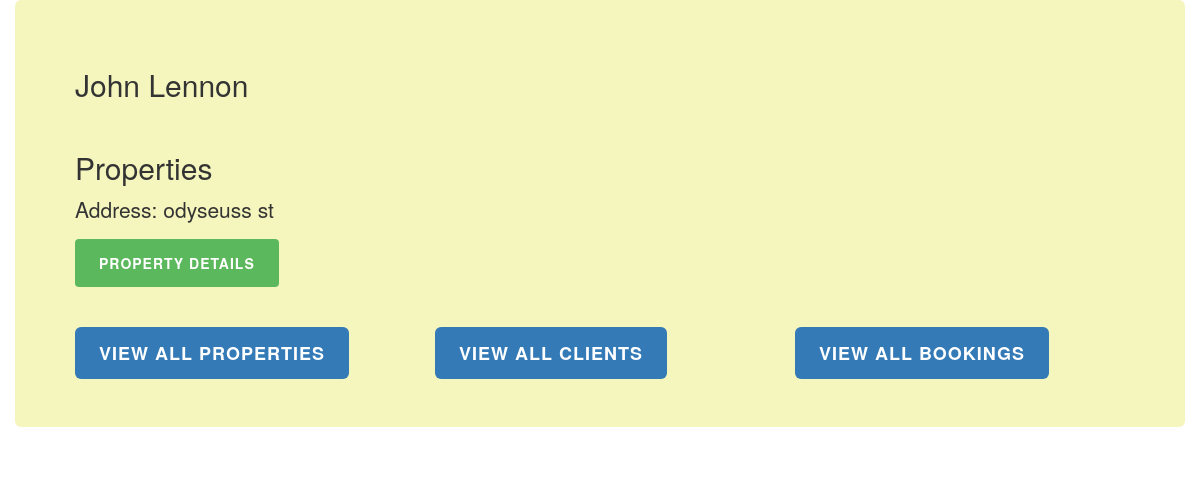
Before: /ptb/clients/1/properties/ with the older database file.
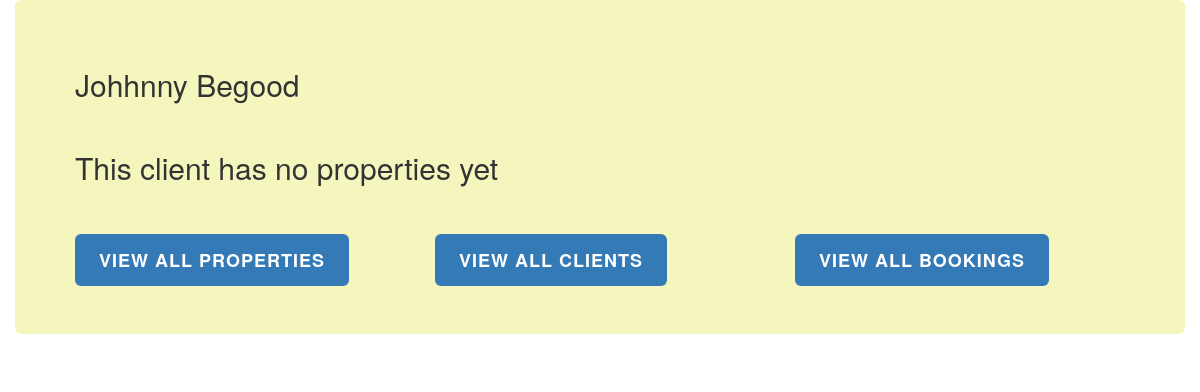
After: the same page with the newer database file.
### ptb/models.py (models this page shows, shortened)
class Client(models.Model):
    first_name = models.CharField(max_length=30)
    last_name = models.CharField(max_length=30)
    email = models.EmailField()

class Property(models.Model):
    owner = models.ForeignKey(Client, on_delete=models.CASCADE)
    address = models.CharField(max_length=200)
    pet_friendly = models.BooleanField(blank=False)
    bathrooms = models.PositiveIntegerField(blank=False)
    bedrooms = models.PositiveIntegerField(blank=False)

### ptb/views.py (the view)
# urls.py: url(r'^clients/(?P<num>[0-9]+)/properties/$', views.client_properties, name='properties'),
def client_properties(request, num):
    client = Client.objects.get(id=num)
    properties = Property.objects.filter(owner=client)
    return render(request, 'ptb/client_properties.html', { 'properties': properties, 'client': client})

### ptb/templates/ptb/client_properties.html (shortened to what this page needs)
{% extends "./base.html" %}
{% block content %}
  <h2> {{ client.first_name }} {{ client.last_name }} </h2> <br>
  {% if not properties %}
    <h2> This client has no properties yet</h2>
  {% else %}
  <h2> Properties </h2>
    {% for property in properties %}
      <div>
        <p> Address: {{ property.address }} </p>
        <form action="{% url 'ptb:property_info' property.id %}" method="get"> {% csrf_token %}
          <button type="submit" class="btn btn-md btn-success"> Property Details </button>
        </form>
      </div>
    {% endfor %}
  {% endif %}
{% endblock %}

Changed rows visible on the page:
no longer on this page (row edited): Property: address "odyseuss st"
changed Client: first_name "John" → "Johhnny"; last_name "Lennon" → "Begood"
Other visible differences:
text no longer shown: "Properties"
text now shown: "This client has no properties yet"
